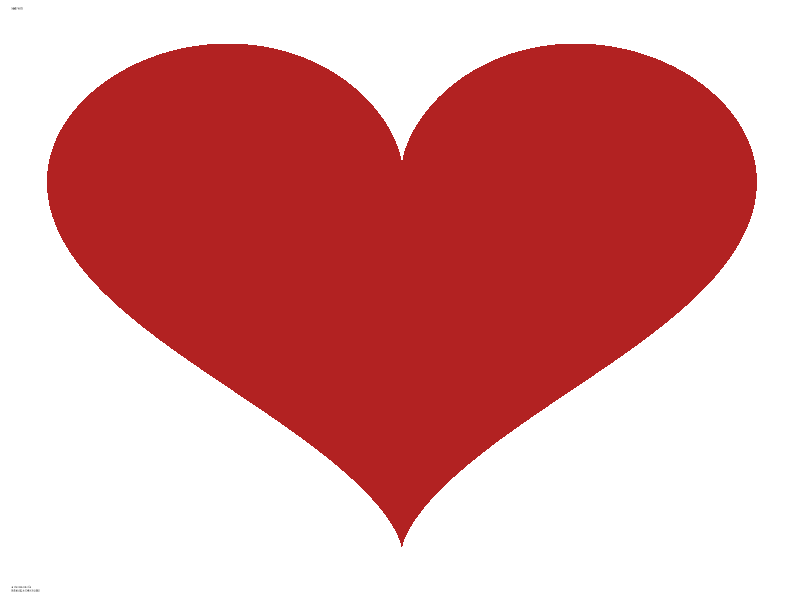

R code for this plot:
## ---- chunk 1
library(ggplot2)
library(ggthemes)
circle <- data.frame(position = seq(0, 2*pi, by = 0.001))
circle$heart_x <- 16*sin(circle$position)^3 
circle$heart_y <- 13*cos(circle$position) - 
                   5*cos(2*circle$position) - 
                   2*cos(3*circle$position) - 
                     cos(4*circle$position)

heart <- ggplot(circle, aes(heart_x, heart_y)) +
  geom_polygon(fill = 'firebrick') +
  labs(title = "Made with", caption = "at the Institute for\nRetailing & Data Science")  +
  theme_tufte() + 
  theme(panel.background = element_rect(fill = "transparent",colour = NA),
        plot.background = element_rect(fill = "transparent",colour = NA),
        axis.ticks = element_blank(), 
        axis.text = element_blank(), 
        axis.title = element_blank(),
        plot.caption = element_text(hjust = 0, size = 2),
        plot.title = element_text(size = 2))
heart
